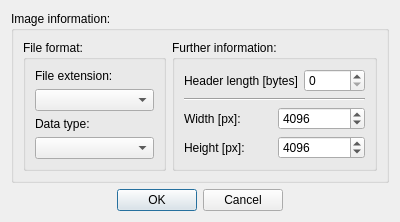
<?xml version="1.0" encoding="UTF-8"?>
<ui version="4.0">
 <class>Dialog</class>
 <widget class="QDialog" name="Dialog">
  <property name="geometry">
   <rect>
    <x>0</x>
    <y>0</y>
    <width>400</width>
    <height>214</height>
   </rect>
  </property>
  <property name="windowTitle">
   <string>Dialog</string>
  </property>
  <layout class="QVBoxLayout" name="horizontalLayout">
   <item>
    <widget class="QGroupBox" name="groupBox">
     <property name="title">
      <string>Image information:</string>
     </property>
     <layout class="QHBoxLayout" name="horizontalLayout_2">
      <item>
       <widget class="QGroupBox" name="groupBox_2">
        <property name="title">
         <string>File format:</string>
        </property>
        <layout class="QVBoxLayout" name="verticalLayout">
         <item>
          <widget class="QLabel" name="label">
           <property name="text">
            <string>File extension:</string>
           </property>
          </widget>
         </item>
         <item>
          <widget class="QComboBox" name="cb_ftype"/>
         </item>
         <item>
          <widget class="QLabel" name="label_3">
           <property name="text">
            <string>Data type:</string>
           </property>
          </widget>
         </item>
         <item>
          <widget class="QComboBox" name="cb_dtype"/>
         </item>
         <item>
          <spacer name="verticalSpacer">
           <property name="orientation">
            <enum>Qt::Vertical</enum>
           </property>
           <property name="sizeHint" stdset="0">
            <size>
             <width>20</width>
             <height>40</height>
            </size>
           </property>
          </spacer>
         </item>
        </layout>
       </widget>
      </item>
      <item>
       <widget class="QGroupBox" name="groupBox_3">
        <property name="title">
         <string>Further information:</string>
        </property>
        <layout class="QVBoxLayout" name="verticalLayout_2">
         <item>
          <layout class="QHBoxLayout" name="horizontalLayout_3">
           <item>
            <widget class="QLabel" name="label_2">
             <property name="text">
              <string>Header length [bytes]</string>
             </property>
            </widget>
           </item>
           <item>
            <widget class="QSpinBox" name="sb_header">
             <property name="maximum">
              <number>10000</number>
             </property>
            </widget>
           </item>
          </layout>
         </item>
         <item>
          <widget class="Line" name="line">
           <property name="orientation">
            <enum>Qt::Horizontal</enum>
           </property>
          </widget>
         </item>
         <item>
          <layout class="QHBoxLayout" name="horizontalLayout_4">
           <item>
            <widget class="QLabel" name="label_4">
             <property name="text">
              <string>Width [px]:</string>
             </property>
            </widget>
           </item>
           <item>
            <widget class="QSpinBox" name="sb_width">
             <property name="maximum">
              <number>100000</number>
             </property>
             <property name="value">
              <number>4096</number>
             </property>
            </widget>
           </item>
          </layout>
         </item>
         <item>
          <layout class="QHBoxLayout" name="horizontalLayout_5">
           <item>
            <widget class="QLabel" name="label_5">
             <property name="text">
              <string>Height [px]:</string>
             </property>
            </widget>
           </item>
           <item>
            <widget class="QSpinBox" name="sb_height">
             <property name="maximum">
              <number>100000</number>
             </property>
             <property name="value">
              <number>4096</number>
             </property>
            </widget>
           </item>
          </layout>
         </item>
         <item>
          <spacer name="verticalSpacer_2">
           <property name="orientation">
            <enum>Qt::Vertical</enum>
           </property>
           <property name="sizeHint" stdset="0">
            <size>
             <width>20</width>
             <height>40</height>
            </size>
           </property>
          </spacer>
         </item>
        </layout>
       </widget>
      </item>
     </layout>
    </widget>
   </item>
   <item>
    <widget class="QDialogButtonBox" name="buttonBox">
     <property name="orientation">
      <enum>Qt::Horizontal</enum>
     </property>
     <property name="standardButtons">
      <set>QDialogButtonBox::Cancel|QDialogButtonBox::Ok</set>
     </property>
     <property name="centerButtons">
      <bool>true</bool>
     </property>
    </widget>
   </item>
  </layout>
 </widget>
 <resources/>
 <connections>
  <connection>
   <sender>buttonBox</sender>
   <signal>accepted()</signal>
   <receiver>Dialog</receiver>
   <slot>accept()</slot>
   <hints>
    <hint type="sourcelabel">
     <x>248</x>
     <y>254</y>
    </hint>
    <hint type="destinationlabel">
     <x>157</x>
     <y>274</y>
    </hint>
   </hints>
  </connection>
  <connection>
   <sender>buttonBox</sender>
   <signal>rejected()</signal>
   <receiver>Dialog</receiver>
   <slot>reject()</slot>
   <hints>
    <hint type="sourcelabel">
     <x>316</x>
     <y>260</y>
    </hint>
    <hint type="destinationlabel">
     <x>286</x>
     <y>274</y>
    </hint>
   </hints>
  </connection>
 </connections>
</ui>
